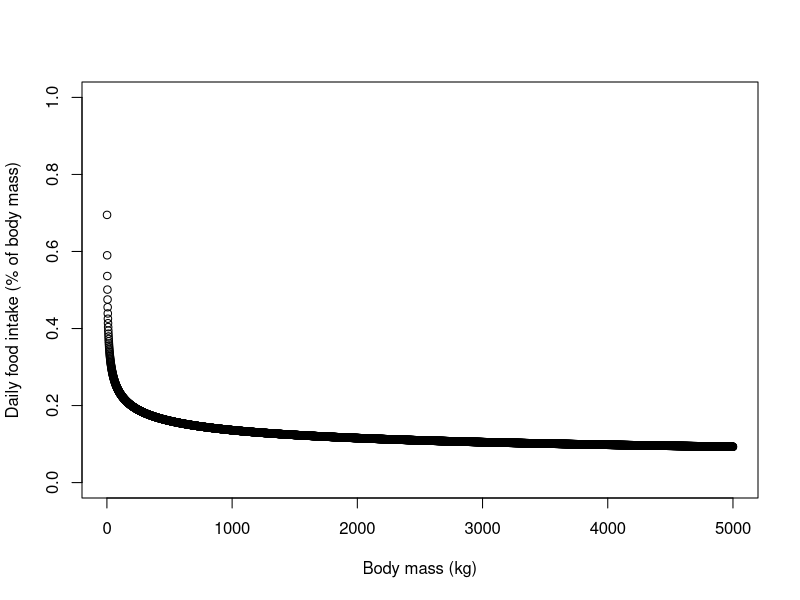

R code for this plot: (Note: this script raises an error after producing the figure.)
# Author: Liam Langan
# Herbivory trade-offs

## Relationships taken from From - Normal Owen Smith (The influence of very large body size on ecology) unless otherwise stated.
##------------------------------------------------------------------------------------------------
##------------------------------------------------------------------------------------------------
##------------------------------------------------------------------------------------------------
##------------------------------------------------------------------------------------------------

## Chapter 5 (Body size and nutritional physiology) 

# daily food intake (organic matter) as percentage of body mass (function used = #2 below) 
# all options
# 1 - (grass hay, all species except pigmy hippo and giraffe) x <- function(mass){4.04*(mass^-0.184)}
# 2 - (grass hay, hindgut fermenters only) x <- function(mass){6.95*(mass^-0.236)} 
# 3 - (legume hay, all species except pigmy hippo and giraffe) x <- function(mass){7.31*(mass^-0.231)} 
# 4 - (legume hay, hindgut fermenters only) x <- function(mass){13.8*(mass^-0.315)} 
mass <- seq(1, 5000, by=1)
daily_food_intake <- function(mass){0.695*(mass^-0.236)} # Fig. 5.1 Normal Owen Smith
plot(mass, daily_food_intake(mass), ylab="Daily food intake (% of body mass)", xlab="Body mass (kg)", ylim=c(0,1))

# daily food intake as function of body mass (function used = #2 below) 
plot(mass, mass*daily_food_intake1(mass), ylab="Daily food intake (kg)", xlab="Body mass (kg)", ylim=c(0,1000))
lines(mass, mass*daily_food_intake1(mass), col="red", lwd=3)

##------------------------------------------------------------------------------------------------
# daily food intake (dry mass) as percentage of body mass (Fig. 5.2 Normal Owen Smith) 
daily_food_intake2 <- function(mass){0.6*(mass^-0.191)} # Fig. 5.2 Normal Owen Smith
plot(mass, daily_food_intake2(mass), ylab="Daily food intake (% of body mass)", xlab="Body mass (kg)", ylim=c(0,1))
lines(mass, daily_food_intake2(mass), col="red", lwd=3)

# daily food intake as function of body mass 
plot(mass, mass*daily_food_intake2(mass), ylab="Daily food intake (kg)", xlab="Body mass (kg)", ylim=c(0,1000))
lines(mass, mass*daily_food_intake2(mass), col="red", lwd=3)

##------------------------------------------------------------------------------------------------
# Mean retention time (h) of digesta in relation to body mass (Fig. 5.3 Normal Owen Smith), original ref. (Foose, 1982) (function used = #2 below) 
# all options
# 1 - (grass hay, all species) x <- function(mass){46.10*(mass^0.048)}
# 2 - (grass hay, hindgut fermenters only) x <- function(mass){32.00*(mass^0.075)} 
# 3 - (grass hay, perissodactyls only) x <- function(mass){22.80*(mass^0.135)} 
# 4 - (legume hay, all species) x <- function(mass){36.60*(mass^0.061)} 
# 5 - (legume hay, hindgut fermenters only) x <- function(mass){23.4*(mass^0.106)} 
# 6 - (legume hay, perissodactyls only) x <- function(mass){12.8*(mass^0.177)} 

mean_retention_time_hindgut <- function(mass){32*(mass^0.135)} # Fig. 5.3 Normal Owen Smith
plot(mass, mean_retention_time_hindgut(mass), ylab="Mean retention time (h)", xlab="Body mass (kg)", ylim=c(0,120))

log_e_residual_digestable_cell_wall <- function(mean_retention_time_hindgut){ (4.95 - (0.034*mean_retention_time_hindgut))} # Fig. 5.5 Normal Owen Smith
# 0.7 scales to a maximum of 70% digestion
cell_wall_digestion_percent <- function(log_e_residual_digestable_cell_wall) { (100 - exp(log_e_residual_digestable_cell_wall(mean_retention_time_hindgut(mass))))*0.7} # Fig. 5.5 Normal Owen Smith
# I have no access to original paper (Waldo, D. R., Smith, L. W. & Cox, E. L. (1972). Model of cellulose disappearance from the rumen. J. Dairy Science, 55, 1 25-8.)
plot(mean_retention_time_hindgut(mass), cell_wall_digestion_percent(log_e_residual_digestable_cell_wall(mean_retention_time_hindgut(mass))), xlab="Mean retention time (h)", ylab="Cell wall digestion (%)" ) # this looks correct
plot(mass, cell_wall_digestion_percent(log_e_residual_digestable_cell_wall(mean_retention_time_hindgut(mass))), xlab="Body Mass (kg)", ylab="Cell wall digestion (%)" ) # this looks correct
#plot(mass, cell_wall_digestion_percent(log_e_residual_digestable_cell_wall(mean_retention_time_hindgut(mass))), xlab="Body Mass (kg)", ylab="Cell wall digestion (%)", xlim=c(1,30) ) # this looks correct

##------------------------------------------------------------------------------------------------
##------------------------------------------------------------------------------------------------
##------------------------------------------------------------------------------------------------
##------------------------------------------------------------------------------------------------

## Chapter 6 (Body size and nutritional physiology) 
percent_crude_protein_stomach <- function(mass) {21.6*(mass^-0.23)} # Fig. 6.1 Normal Owen Smith
plot(mass, percent_crude_protein_stomach(mass), ylab="Daily food intake (% of body mass)", xlab="Body mass (kg)", ylim=c(0,20))




























